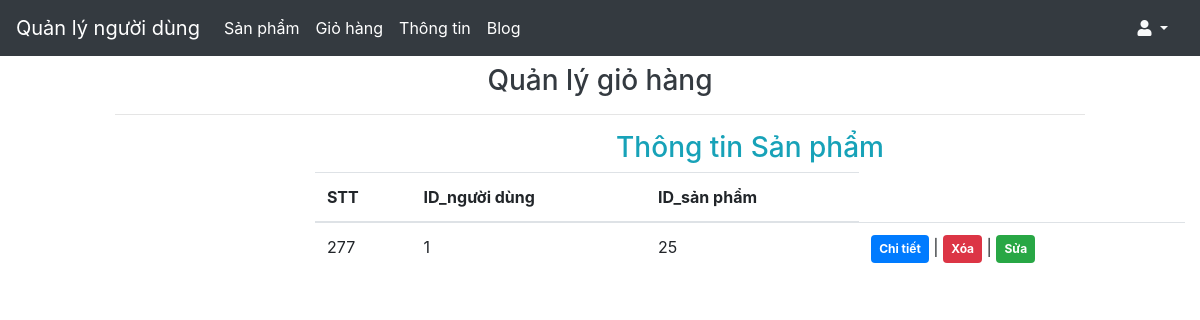
The page /admin/cart.php on the database as committed earlier.
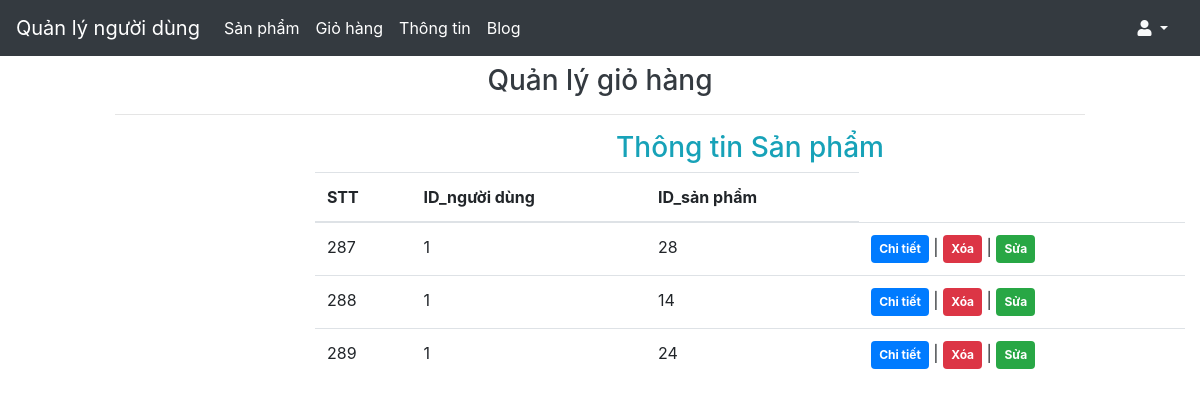
The same page on the database as committed later.
### tables this page shows
CREATE TABLE `cart` (
  `cart_id` int(11) NOT NULL,
  `user_id` int(11) NOT NULL,
  `item_id` int(11) NOT NULL
);

### admin/cart.php (the view, shortened to what this page needs)
<?php
  include 'actionCart.php';
?>
<!DOCTYPE html>
<html lang="en">
<head>
  <link rel="stylesheet" href="https://maxcdn.bootstrapcdn.com/bootstrap/4.1.3/css/bootstrap.min.css">
  <link rel="stylesheet" type="text/css" href="https://cdn.datatables.net/v/bs4/dt-1.10.18/datatables.min.css" />
  <link
      rel="stylesheet"
      href="https://cdnjs.cloudflare.com/ajax/libs/font-awesome/5.13.0/css/all.min.css"
    />
</head>
<body>
  <nav class="navbar navbar-expand-md bg-dark navbar-dark">
    <a class="navbar-brand" href="index.php">Quản lý người dùng</a>
    <div class="collapse navbar-collapse" id="collapsibleNavbar">
      <ul class="navbar-nav">
        <li class="nav-item active">
          <a class="nav-link" href="product.php">Sản phẩm</a>
        </li>
        <li class="nav-item active">
          <a class="nav-link" href="cart.php">Giỏ hàng</a>
        </li>
        <li class="nav-item active">
          <a class="nav-link" href="about.php">Thông tin</a>
        </li>
        <li class="nav-item active">
          <a class="nav-link" href="blog.php">Blog</a>
        </li>
      </ul>
    </div>
    <div class="font-roboto font-size-14">
            <a href="#" class="px-3 text-light dropdown-toggle" id="userDropdown" data-toggle="dropdown" aria-haspopup="true" aria-expanded="false">
              <i class="fas fa-user"></i> <?php echo $_SESSION['adminname']; ?>
            </a>
          </div>
  </nav>
  <div class="container-fluid">
    <div class="row justify-content-center">
      <div class="col-md-10">
        <h3 class="text-center text-dark mt-2">Quản lý giỏ hàng </h3>
        <hr>
      </div>
    </div>
    <div class="row">
      <div class="col-md-3">
      </div>
      <div class="col-md-9">
        <?php
          $query = 'SELECT * FROM cart';
          $stmt = $conn->prepare($query);
          $stmt->execute();
          $result = $stmt->get_result();
        ?>
        <h3 class="text-center text-info">Thông tin Sản phẩm </h3>
        <table class="table table-hover" id="data-table">
          <thead>
            <tr>
              <th>STT</th>
              <th>ID_người dùng</th>
              <th>ID_sản phẩm</th>
            </tr>
          </thead>
          <tbody>
            <?php while ($row = $result->fetch_assoc()) { ?>
            <tr>
              <td><?= $row['cart_id']; ?></td>
              <td><?= $row['user_id']; ?></td>
              <td><?= $row['item_id']; ?></td>
              <td>
                <a href="detailCart.php?details=<?= $row['cart_id']; ?>" class="badge badge-primary p-2">Chi tiết</a> |
                <a href="actionCart.php?delete=<?= $row['cart_id']; ?>" class="badge badge-danger p-2" onclick="return confirm('Do you want delete this record?');">Xóa</a> |
                <a href="Cart.php?edit=<?= $row['cart_id']; ?>" class="badge badge-success p-2">Sửa</a>
              </td>
            </tr>
            <?php } ?>
          </tbody>
        </table>
      </div>
    </div>
  </div>
</body>
</html>

Rows that differ between the two databases and show on the page:
removed cart: cart_id "277", user "1", item "25"
added cart: cart_id "287", user "1", item "28"
added cart: cart_id "288", user "1", item "14"
added cart: cart_id "289", user "1", item "24"
